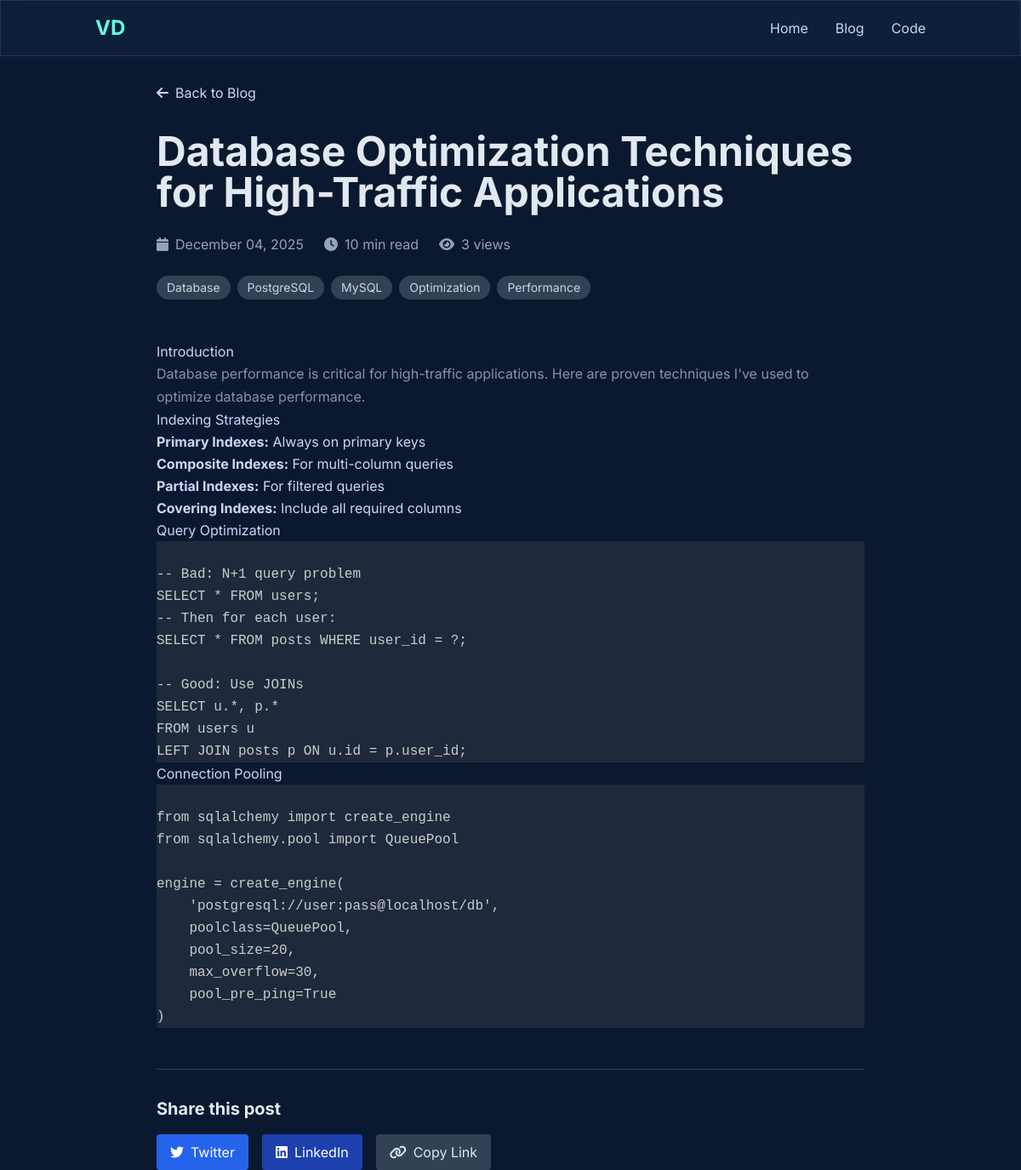
Page /blog/database-optimization-high-traffic-applications on the committed database.
### app.py (models this page shows)
class BlogPost(db.Model):
    id = db.Column(db.Integer, primary_key=True)
    title = db.Column(db.String(200), nullable=False)
    slug = db.Column(db.String(200), nullable=False, unique=True)
    content = db.Column(db.Text, nullable=False)
    excerpt = db.Column(db.Text)
    tags = db.Column(db.String(500))  # Comma-separated
    published = db.Column(db.Boolean, default=False)
    featured = db.Column(db.Boolean, default=False)
    read_time = db.Column(db.Integer, default=5)  # minutes
    views = db.Column(db.Integer, default=0)
    created_at = db.Column(db.DateTime, default=datetime.utcnow)
    updated_at = db.Column(db.DateTime, default=datetime.utcnow, onupdate=datetime.utcnow)

### app.py (the view)
@app.route("/blog/<slug>")
def blog_post(slug):
    slug = re.sub(r'[^a-zA-Z0-9-]', '', slug)
    if not slug:
        abort(404)
    post = BlogPost.query.filter_by(slug=slug, published=True).first_or_404()
    try:
        post.views += 1
        db.session.commit()
    except Exception as e:
        app.logger.error(f"Error updating view count: {e}")
        db.session.rollback()
    related_posts = []
    if post.tags:
        tags = [sanitize_input(tag.strip()) for tag in post.tags.split(',')]
        for tag in tags[:2]:  # Use first 2 tags
            if tag:  # Only process non-empty tags
                related = BlogPost.query.filter(
                    BlogPost.tags.contains(tag),
                    BlogPost.id != post.id,
                    BlogPost.published == True
                ).limit(3).all()
                related_posts.extend(related)
    related_posts = list({p.id: p for p in related_posts}.values())[:3]
    return render_template('blog_post.html', post=post, related_posts=related_posts)

### app.py (called while the page is built)
@app.before_request
def before_request():
    if request.endpoint not in ["static"]:
        new_log = VisitorLog(
            ip=request.remote_addr,
            user_agent=request.headers.get("User-Agent"),
            path=request.path
        )
        db.session.add(new_log)
        try:
            db.session.commit()
        except:
            db.session.rollback()

@app.after_request
def after_request(response):
    response.headers['X-Content-Type-Options'] = 'nosniff'
    response.headers['X-Frame-Options'] = 'DENY'
    response.headers['X-XSS-Protection'] = '1; mode=block'
    return response

def sanitize_input(text):
    if not text:
        return ""
    text = re.sub(r'[<>"\']', '', str(text))
    return text.strip()[:1000]  # Limit length

### templates/blog_post.html (shortened to what this page needs)
<!DOCTYPE html>
<html lang="en" class="scroll-smooth">
<head>
    <script src="https://cdn.tailwindcss.com"></script>
    <link rel="stylesheet" href="https://cdnjs.cloudflare.com/ajax/libs/font-awesome/6.4.2/css/all.min.css">
    <link rel="stylesheet" href="https://cdnjs.cloudflare.com/ajax/libs/prism/1.29.0/themes/prism-tomorrow.min.css">
    <link rel="stylesheet" href="{{ url_for('static', filename='css/style.css') }}">
</head>
<body class="leading-relaxed antialiased dark">
    <header class="fixed top-0 left-0 right-0 z-50 glass-effect">
        <nav class="container mx-auto px-6 py-4 flex justify-between items-center">
            <a href="/" class="text-2xl font-bold neon-text">VD</a>
            <div class="hidden md:flex space-x-8 items-center">
                <a href="/" class="hover:text-neon-text transition duration-300">Home</a>
                <a href="/blog" class="hover:text-neon-text transition duration-300">Blog</a>
                <a href="/code-snippets" class="hover:text-neon-text transition duration-300">Code</a>
            </div>
        </nav>
    </header>
    <main class="container mx-auto px-6 md:px-16 lg:px-24 pt-24">
        <div class="mb-8">
            <a href="/blog" class="inline-flex items-center text-neon-text hover:underline">
                <i class="fa-solid fa-arrow-left mr-2"></i>
                Back to Blog
            </a>
        </div>
        <article class="max-w-4xl mx-auto">
            <header class="mb-12">
                <h1 class="text-4xl md:text-5xl font-bold text-slate-200 mb-6">{{ post.title }}</h1>
                <div class="flex flex-wrap items-center gap-6 text-slate-400 mb-6">
                    <div class="flex items-center">
                        <i class="fa-solid fa-calendar mr-2"></i>
                        {{ post.created_at.strftime('%B %d, %Y') }}
                    </div>
                    <div class="flex items-center">
                        <i class="fa-solid fa-clock mr-2"></i>
                        {{ post.read_time }} min read
                    </div>
                    <div class="flex items-center">
                        <i class="fa-solid fa-eye mr-2"></i>
                        {{ post.views }} views
                    </div>
                </div>
                {% if post.tags %}
                <div class="flex flex-wrap gap-2">
                    {% for tag in post.tags.split(',') %}
                    <span class="px-3 py-1 text-sm bg-slate-700 text-slate-300 rounded-full">{{ tag.strip() }}</span>
                    {% endfor %}
                </div>
                {% endif %}
            </header>
            <div class="prose prose-lg prose-invert max-w-none">
                {{ post.content | safe }}
            </div>
            <div class="mt-12 pt-8 border-t border-slate-700">
                <h3 class="text-xl font-bold text-slate-200 mb-4">Share this post</h3>
                <div class="flex space-x-4">
                    <a href="https://twitter.com/intent/tweet?text={{ post.title }}&url={{ request.url }}"
                       target="_blank"
                       class="flex items-center px-4 py-2 bg-blue-600 text-white rounded hover:bg-blue-700 transition">
                        <i class="fa-brands fa-twitter mr-2"></i>
                        Twitter
                    </a>
                    <a href="https://www.linkedin.com/sharing/share-offsite/?url={{ request.url }}"
                       target="_blank"
                       class="flex items-center px-4 py-2 bg-blue-800 text-white rounded hover:bg-blue-900 transition">
                        <i class="fa-brands fa-linkedin mr-2"></i>
                        LinkedIn
                    </a>
                    <button onclick="copyToClipboard()"
                            class="flex items-center px-4 py-2 bg-slate-700 text-slate-200 rounded hover:bg-slate-600 transition">
                        <i class="fa-solid fa-link mr-2"></i>
                        Copy Link
                    </button>
                </div>
            </div>
        </article>
    </main>
</body>
</html>

### static/css/style.css (style rules this page uses)
body { font-family: 'Inter', sans-serif; }
body.dark { background-color: #0a192f; color: #ccd6f6; }
.glass-effect { background: rgba(23, 49, 85, 0.3); backdrop-filter: blur(10px); -webkit-backdrop-filter: blur(10px); border: 1px solid rgba(255, 255, 255, 0.1); }
.neon-text { color: #64ffda; }
.prose { max-width: none; }
.prose h1, .prose h2, .prose h3 { color: #ccd6f6; }
.prose p { color: #8892b0; line-height: 1.7; }
.prose code { background: #1e293b; padding: 0.2em 0.4em; border-radius: 0.25rem; }
.prose pre { background: #1e293b !important; }

### rows in the picture
BlogPost: title "Database Optimization Techniques for High-Traffic Applications", created_at "December 04, 2025", read_time "10", views "3", content "Introduction Database performance is critical for high-traffic applications. Here are proven techniques I've used to optimize database performance. Indexing Strategies Primary Indexes: Always on primary keys Composite Indexes: For multi-column queries Partial Indexes: For filtered queries Covering Indexes: Include all required columns Query Optimization -- Bad: N+1 query problem SELECT * FROM users; -- Then for each user: SELECT * FROM posts WHERE user_id = ?; -- Good: Use JOINs SELECT u.*, p.* FROM users u LEFT JOIN posts p ON u.id = p.user_id; Connection Pooling from sqlalchemy import create_engine from sqlalchemy.pool import QueuePool engine = create_engine(…"

### other values in the picture
{{ tag.strip() }} "Database" "PostgreSQL" "MySQL" "Optimization" "Performance"
